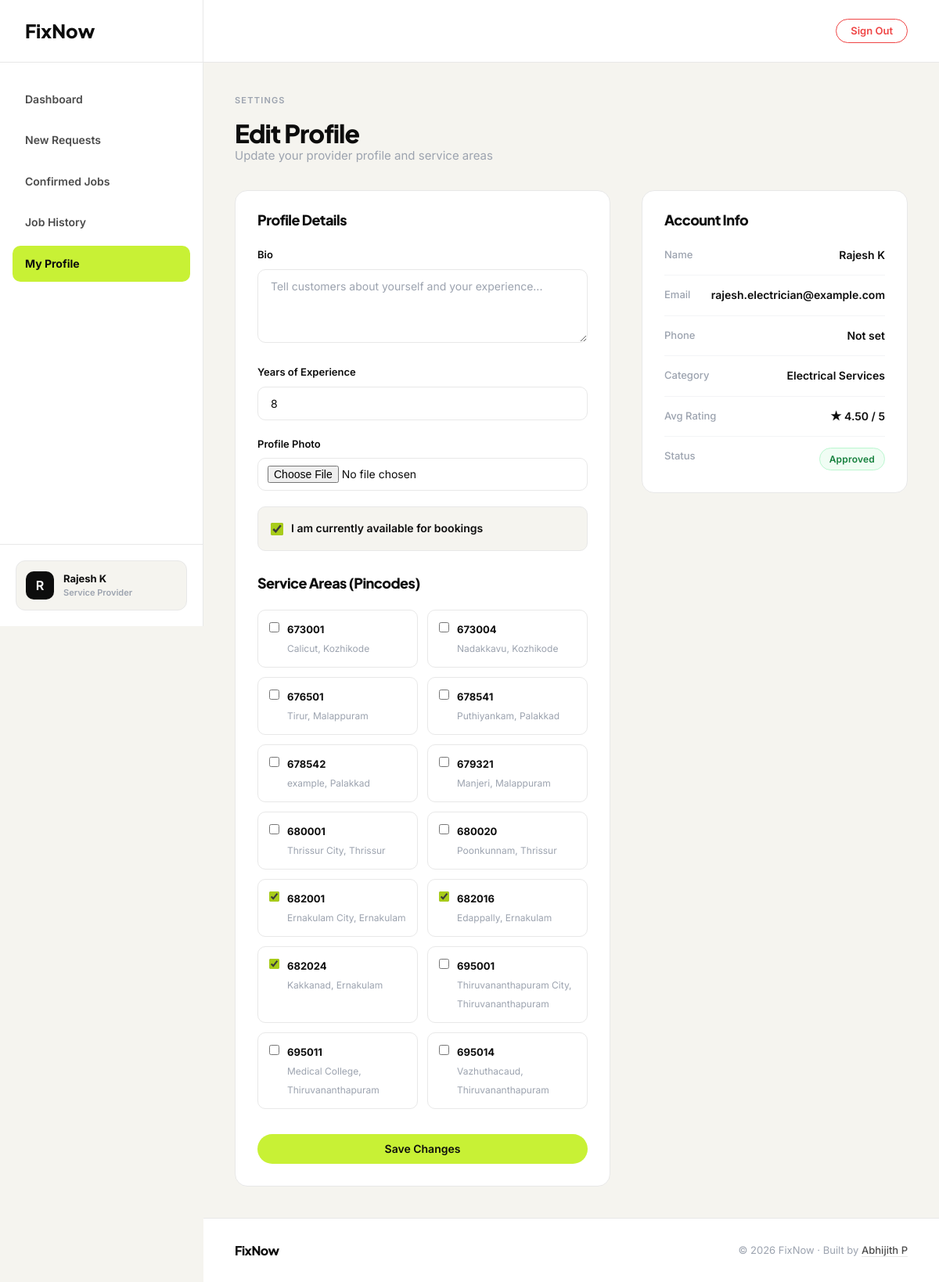
Screenshot of /provider/profile/edit/ (signed in) with the database file from the repository.
### fixnow_app/models.py (models this page shows, shortened)
class CustomUser(AbstractUser):
    USER_TYPE_CHOICES = (
        ('customer', 'Customer'),
        ('provider', 'Provider'),
    )
    username = None
    email = models.EmailField(unique=True)
    phone = models.CharField(max_length=20, blank=True, null=True)
    user_type = models.CharField(max_length=20, choices=USER_TYPE_CHOICES, blank=True, null=True)
    created_at = models.DateTimeField(auto_now_add=True)
    updated_at = models.DateTimeField(auto_now=True)
    USERNAME_FIELD = 'email'
    REQUIRED_FIELDS = []
    objects = CustomUserManager()

class ProviderProfile(models.Model):
    STATUS_CHOICES = (
        ('pending', 'Pending'),
        ('approved', 'Approved'),
        ('rejected', 'Rejected'),
        ('suspended', 'Suspended'),
    )
    user = models.OneToOneField(CustomUser, on_delete=models.CASCADE, related_name='provider_profile')
    category = models.ForeignKey(ServiceCategory, on_delete=models.SET_NULL, null=True, blank=True, related_name='providers')
    custom_category_request = models.CharField(max_length=200, blank=True, null=True)
    bio = models.TextField(blank=True)
    experience_years = models.IntegerField(default=0)
    profile_photo = models.ImageField(upload_to='provider_photos/', blank=True, null=True)
    id_proof = models.FileField(upload_to='id_proofs/', blank=True, null=True)
    service_pincodes = models.ManyToManyField(ServicePincode, blank=True, related_name='providers')
    is_available = models.BooleanField(default=True)
    avg_rating = models.DecimalField(max_digits=3, decimal_places=2, default=0.00)
    status = models.CharField(max_length=20, choices=STATUS_CHOICES, default='pending')
    created_at = models.DateTimeField(auto_now_add=True)
    updated_at = models.DateTimeField(auto_now=True)

class ServicePincode(models.Model):
    pincode = models.CharField(max_length=10, unique=True)
    area_name = models.CharField(max_length=100)
    district = models.CharField(max_length=100)
    class Meta:
        ordering = ['pincode']

class ServiceCategory(models.Model):
    name = models.CharField(max_length=100)
    slug = models.SlugField(unique=True)
    icon = models.ImageField(upload_to='category_icons/', blank=True, null=True)
    description = models.TextField(blank=True)
    is_active = models.BooleanField(default=True)
    created_at = models.DateTimeField(auto_now_add=True)
    class Meta:
        verbose_name_plural = 'Service Categories'
        ordering = ['name']

### fixnow_app/views/provider_views.py (the view, shortened to what this page needs)
# urls.py: path('provider/profile/edit/', views.provider_profile_edit, name='provider_profile_edit'),
@login_required(login_url='user_login')
def provider_profile_edit(request):
    if request.user.user_type != 'provider':
        return redirect('user_login')
    provider = get_object_or_404(ProviderProfile, user=request.user)
    all_pincodes = ServicePincode.objects.all()
    return render(request, 'provider/profile_edit.html', {
        'provider': provider,
        'all_pincodes': all_pincodes,
    })

### templates/provider/profile_edit.html (shortened to what this page needs)
{% extends "provider/base.html" %}
{% load static %}
{% block nav_profile %}active{% endblock %}
{% block content %}
<div class="fn-page-header">
    <span class="fn-section-label">Settings</span>
    <h1 class="fn-display fn-display-sm">Edit Profile</h1>
    <p class="fn-page-sub">Update your provider profile and service areas</p>
</div>
<div class="fn-two-col" style="align-items: flex-start; gap: 40px; grid-template-columns: 1fr 340px;">
    <div class="fn-card">
        <h3 class="fn-display" style="font-size: 18px; margin-bottom: 24px;">Profile Details</h3>
        <form method="POST" enctype="multipart/form-data">
            <div class="fn-field">
                <label class="fn-label">Bio</label>
                <textarea name="bio" class="fn-input" rows="4" placeholder="Tell customers about yourself and your experience...">{{ provider.bio }}</textarea>
            </div>
            <div class="fn-field">
                <label class="fn-label">Years of Experience</label>
                <input type="number" name="experience_years" class="fn-input" value="{{ provider.experience_years }}" min="0" max="50">
            </div>
            <div class="fn-field">
                <label class="fn-label">Profile Photo</label>
                <input type="file" name="profile_photo" class="fn-input" accept="image/*" style="padding: 9px 12px;">
            </div>
            <label style="display: flex; align-items: center; gap: 10px; padding: 16px; border: 1px solid var(--fn-border); border-radius: 10px; cursor: pointer; background: var(--fn-bg);">
                <input type="checkbox" name="is_available" id="is_available" {% if provider.is_available %}checked{% endif %} style="width: 16px; height: 16px; accent-color: var(--fn-accent-dark);">
                <span style="font-size:14px; font-weight:600;">I am currently available for bookings</span>
            </label>
            <h3 class="fn-display" style="font-size: 18px; margin: 32px 0 24px;">Service Areas (Pincodes)</h3>
            <div style="display: grid; grid-template-columns: repeat(auto-fill, minmax(180px, 1fr)); gap: 12px;">
                {% for pin in all_pincodes %}
                <label style="display: flex; align-items: flex-start; gap: 10px; padding: 12px 14px; border: 1px solid var(--fn-border); border-radius: 10px; cursor: pointer; transition: all 0.2s;">
                    <input type="checkbox" name="pincodes" value="{{ pin.id }}"
                        {% if pin in provider.service_pincodes.all %}checked{% endif %} style="margin-top: 3px; accent-color: var(--fn-accent-dark);">
                    <span>
                        <strong style="color: var(--fn-text-1); font-size: 13px;">{{ pin.pincode }}</strong><br>
                        <small style="color: var(--fn-text-3); font-size: 12px;">{{ pin.area_name }}, {{ pin.district }}</small>
                    </span>
                </label>
                {% empty %}
                <p style="color:var(--fn-text-3); font-size:14px;">No pincodes available. Ask admin to add service areas.</p>
                {% endfor %}
            </div>
            <div style="margin-top:32px;">
                <button type="submit" class="fn-btn fn-btn-primary fn-btn-full">Save Changes</button>
            </div>
        </form>
    </div>
    <div>
        <div class="fn-card">
            <h3 class="fn-display" style="font-size: 18px; margin-bottom: 24px;">Account Info</h3>
            <div>
                <div class="fn-info-row" style="padding-top: 0;">
                    <span class="fn-info-label">Name</span>
                    <span class="fn-info-value">{{ provider.user.get_full_name }}</span>
                </div>
                <div class="fn-info-row">
                    <span class="fn-info-label">Email</span>
                    <span class="fn-info-value">{{ provider.user.email }}</span>
                </div>
                <div class="fn-info-row">
                    <span class="fn-info-label">Phone</span>
                    <span class="fn-info-value">{{ provider.user.phone|default:"Not set" }}</span>
                </div>
                <div class="fn-info-row">
                    <span class="fn-info-label">Category</span>
                    <span class="fn-info-value">{{ provider.category.name|default:"Pending" }}</span>
                </div>
                <div class="fn-info-row">
                    <span class="fn-info-label">Avg Rating</span>
                    <span class="fn-info-value">★ {{ provider.avg_rating }} / 5</span>
                </div>
                <div class="fn-info-row" style="border-bottom: none; padding-bottom: 0;">
                    <span class="fn-info-label">Status</span>
                    <span class="fn-badge fn-badge-{{ provider.status }}">
                        {% if provider.status == 'approved' %}Approved
                        {% elif provider.status == 'pending' %}Pending
                        {% elif provider.status == 'suspended' %}Suspended
                        {% else %}{{ provider.status|title }}{% endif %}
                    </span>
                </div>
            </div>
        </div>
    </div>
</div>
{% endblock %}

### templates/provider/base.html (shortened to what this page needs)
{% load static %}
<!DOCTYPE html>
<html lang="en">
<head>
    <link rel="stylesheet" href="{% static 'css/fixnow.css' %}">
    <link rel="stylesheet" href="https://cdnjs.cloudflare.com/ajax/libs/toastr.js/latest/toastr.min.css">
</head>
<body>
<aside class="fn-sidebar">
    <a href="{% url 'provider_dashboard' %}" class="fn-sidebar-logo">FixNow</a>
    <nav class="fn-sidebar-nav">
        <a href="{% url 'provider_dashboard' %}" class="fn-sidebar-link {% block nav_dashboard %}{% endblock %}">
            Dashboard
        </a>
        <a href="{% url 'provider_booking_list' %}?status=pending" class="fn-sidebar-link {% block nav_requests %}{% endblock %}">
            New Requests
        </a>
        <a href="{% url 'provider_booking_list' %}?status=confirmed" class="fn-sidebar-link {% block nav_confirmed %}{% endblock %}">
            Confirmed Jobs
        </a>
        <a href="{% url 'provider_booking_list' %}?status=completed" class="fn-sidebar-link {% block nav_history %}{% endblock %}">
            Job History
        </a>
        <a href="{% url 'provider_profile_edit' %}" class="fn-sidebar-link {% block nav_profile %}{% endblock %}">
            My Profile
        </a>
    </nav>
    <div class="fn-sidebar-footer">
        <div class="fn-user-profile">
            <div class="fn-user-avatar">{{ request.user.first_name|first|upper|default:"P" }}</div>
            <div class="fn-user-info">
                <div class="fn-user-name">{{ request.user.get_full_name }}</div>
                <div class="fn-user-role">Service Provider</div>
            </div>
        </div>
    </div>
</aside>
<div class="fn-main-wrapper">
    <header class="fn-top-header">
        <a href="{% url 'user_logout' %}" class="fn-btn fn-btn-ghost fn-btn-sm" style="color: var(--fn-red); border-color: var(--fn-red);">Sign Out</a>
    </header>
    <div class="fn-content">
        {% block content %}{% endblock %}
    </div>
    <footer class="fn-footer" style="background: var(--fn-bg-card); border-top: 1px solid var(--fn-border);">
        <span class="fn-footer__logo">FixNow</span>
        <span class="fn-footer__copy">
            © 2026 FixNow · Built by <a href="https://abhijithp.vercel.app/" target="_blank" rel="noopener">Abhijith P</a>
        </span>
    </footer>
</div>
</body>
</html>

### static/css/fixnow.css (style rules this page uses)
:root { --fn-bg: #f5f4ef; --fn-bg-card: #ffffff; --fn-border: #e8e8e8; --fn-text-1: #0d0d0d; --fn-text-2: #4b4b4b; --fn-text-3: #9ca3af; --fn-accent: #c8f135; --fn-accent-dark: #a8cc1a; --fn-red: #ef4444; --fn-font-head: 'Plus Jakarta Sans', sans-serif; --fn-font-body: 'Inter', sans-serif; --fn-radius-card: 16px; --fn-radius-btn: 50px; --fn-shadow-card: 0 1px 3px rgba(0,0,0,0.06); --fn-shadow-action: 0 4px 16px rgba(0,0,0,0.10); --fn-max-width: 1100px; --fn-pad-section: 100px; --fn-pad-mobile: 40px; }
*, *::before, *::after { box-sizing: border-box; margin: 0; padding: 0; }
html { scroll-behavior: smooth; }
body { font-family: var(--fn-font-body); background: var(--fn-bg); color: var(--fn-text-1); font-size: 15px; line-height: 1.6; -webkit-font-smoothing: antialiased; }
a { color: inherit; text-decoration: none; }
button { cursor: pointer; font-family: inherit; }
p { margin-bottom: 1em; }
p:last-child { margin-bottom: 0; }
.fn-display { font-family: var(--fn-font-head); font-weight: 800; line-height: 1.05; letter-spacing: -0.03em; color: var(--fn-text-1); }
.fn-display-sm { font-size: clamp(22px, 3vw, 32px); }
.fn-section-label { font-family: var(--fn-font-body); font-size: 11px; font-weight: 600; letter-spacing: 1.2px; text-transform: uppercase; color: var(--fn-text-3); margin-bottom: 16px; display: block; }
.fn-btn { display: inline-flex; align-items: center; justify-content: center; gap: 8px; padding: 12px 28px; border-radius: var(--fn-radius-btn); font-family: var(--fn-font-body); font-size: 14px; font-weight: 600; border: none; cursor: pointer; text-decoration: none; transition: all 0.2s; white-space: nowrap; line-height: 1; }
.fn-btn-primary { background: var(--fn-accent); color: var(--fn-text-1); }
.fn-btn-ghost { background: transparent; color: var(--fn-text-2); border: 1.5px solid var(--fn-border); }
.fn-btn-sm { padding: 8px 18px; font-size: 13px; }
.fn-btn-full { width: 100%; }
.fn-card { background: var(--fn-bg-card); border: 1px solid var(--fn-border); border-radius: var(--fn-radius-card); padding: 28px; }
.fn-badge { display: inline-flex; align-items: center; padding: 4px 12px; border-radius: 20px; font-size: 12px; font-weight: 600; font-family: var(--fn-font-body); letter-spacing: 0.2px; }
.fn-badge-approved { background: #f0fdf4; color: #15803d; border: 1px solid #bbf7d0; }
.fn-two-col { display: grid; grid-template-columns: 1fr 1fr; gap: 80px; align-items: center; }
.fn-field { margin-bottom: 20px; }
.fn-label { display: block; font-size: 13px; font-weight: 600; color: var(--fn-text-1); margin-bottom: 8px; font-family: var(--fn-font-body); }
.fn-input { width: 100%; padding: 12px 16px; border: 1.5px solid var(--fn-border); border-radius: 10px; font-family: var(--fn-font-body); font-size: 14px; color: var(--fn-text-1); background: var(--fn-bg-card); transition: border-color 0.2s, box-shadow 0.2s; box-sizing: border-box; }
.fn-input::placeholder { color: var(--fn-text-3); }
textarea.fn-input { resize: vertical; }
.fn-page-header { margin-bottom: 32px; }
.fn-page-sub { font-size: 15px; color: var(--fn-text-3); }
.fn-footer { border-top: 1px solid var(--fn-border); padding: 28px 40px; display: flex; justify-content: space-between; align-items: center; background: var(--fn-bg); margin-top: auto; }
.fn-footer__logo { font-family: var(--fn-font-head); font-size: 16px; font-weight: 800; letter-spacing: -0.03em; color: var(--fn-text-1); }
.fn-footer__copy { font-size: 13px; color: var(--fn-text-3); }
.fn-footer__copy a { color: var(--fn-text-2); font-weight: 500; text-decoration: underline; text-decoration-color: var(--fn-border); text-underline-offset: 3px; transition: color 0.2s; }
.fn-info-row { display: flex; justify-content: space-between; align-items: flex-start; padding: 14px 0; border-bottom: 1px solid #f3f4f6; gap: 20px; }
.fn-info-row:last-child { border-bottom: none; }
.fn-info-label { font-size: 13px; color: var(--fn-text-3); font-weight: 500; flex-shrink: 0; }
.fn-info-value { font-size: 14px; color: var(--fn-text-1); font-weight: 600; text-align: right; }

### rows the page displays
CustomUser: user.first_name|first "R", user.get_full_name "Rajesh K"
ProviderProfile: experience_years "8", is_available "☑", user.get_full_name "Rajesh K", user.email "rajesh.electrician@example.com", user.phone "Not set", category.name "Electrical Services", avg_rating "4.50"
ServicePincode: pincode "673001", area_name "Calicut", district "Kozhikode"
ServicePincode: pincode "673004", area_name "Nadakkavu", district "Kozhikode"
ServicePincode: pincode "676501", area_name "Tirur", district "Malappuram"
ServicePincode: pincode "678541", area_name "Puthiyankam", district "Palakkad"
ServicePincode: pincode "678542", area_name "example", district "Palakkad"
ServicePincode: pincode "679321", area_name "Manjeri", district "Malappuram"
ServicePincode: pincode "680001", area_name "Thrissur City", district "Thrissur"
ServicePincode: pincode "680020", area_name "Poonkunnam", district "Thrissur"
ServicePincode: pincodes "☑", pincode "682001", area_name "Ernakulam City", district "Ernakulam"
ServicePincode: pincodes "☑", pincode "682016", area_name "Edappally", district "Ernakulam"
ServicePincode: pincodes "☑", pincode "682024", area_name "Kakkanad", district "Ernakulam"
ServicePincode: pincode "695001", area_name "Thiruvananthapuram City", district "Thiruvananthapuram"
ServicePincode: pincode "695011", area_name "Medical College", district "Thiruvananthapuram"
ServicePincode: pincode "695014", area_name "Vazhuthacaud", district "Thiruvananthapuram"
